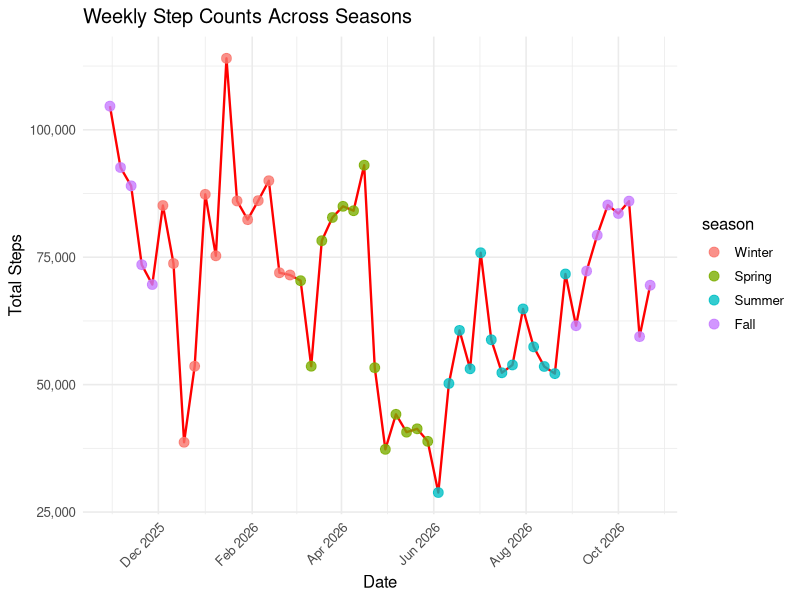

Write R code to recreate this figure.
## ---- chunk 1
library(tidyverse)

# Import the CSV file
step_data <- read_csv("Steps.csv")

step_data <- step_data %>% 
  rename(date = 1, steps = Actual) %>% 
  mutate(date = mdy(date))

head(step_data)
## ---- chunk 2
library(tidyverse)

plot_data <- step_data |>
  mutate(
    month_num = month(date),
    season = case_when(
      month_num %in% c(12, 1, 2)  ~ "Winter",
      month_num %in% c(3, 4, 5)   ~ "Spring",
      month_num %in% c(6, 7, 8)   ~ "Summer",
      month_num %in% c(9, 10, 11) ~ "Fall"
    ) |> factor(levels = c("Winter", "Spring", "Summer", "Fall"))
  )

ggplot(plot_data, aes(x = date, y = steps)) +
  geom_line(color = "red", linewidth = 0.8) +
  geom_point(aes(color = season), size = 3, alpha = 0.8) +
  scale_y_continuous(labels = scales::comma) +
  scale_x_date(date_labels = "%b %Y", date_breaks = "2 months") +
  labs(
    title = "Weekly Step Counts Across Seasons",
    x = "Date",
    y = "Total Steps"
  ) +
  theme_minimal(base_size = 12) +
  theme(axis.text.x = element_text(angle = 45, hjust = 1))
